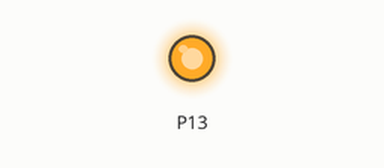
This program was run on a simulated BBC micro:bit running MicroPython. Parts: output pins drawn as LEDs (lit = HIGH). At 0.0 s the program stops and its outputs stay as they are.

Above: at 0.1 s.
Timing chart, 0 to 1.5 s (numbered marks = the images above):
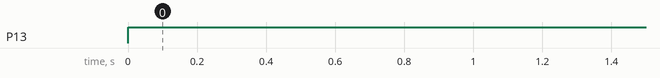

Measured:
- by itself, P13: LOW → HIGH at 0.00 s

The program:

main.py
```python
from microbit import *

display.off()
pin13.write_digital(1)
```
